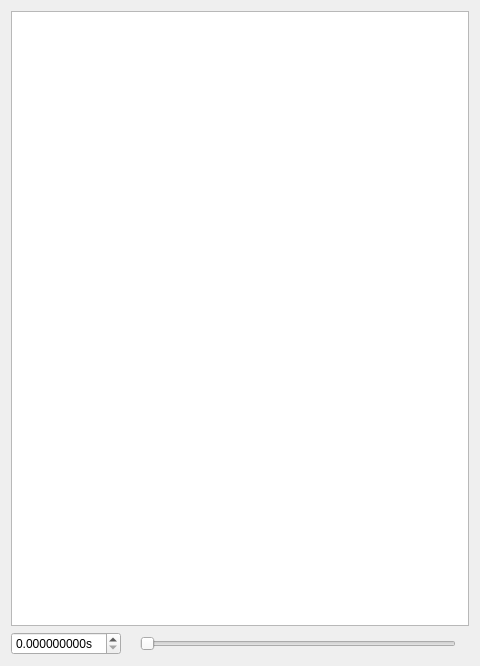
<?xml version="1.0" encoding="UTF-8"?>
<ui version="4.0">
 <class>BarDisplay</class>
 <widget class="QWidget" name="BarDisplay">
  <property name="geometry">
   <rect>
    <x>0</x>
    <y>0</y>
    <width>480</width>
    <height>666</height>
   </rect>
  </property>
  <property name="windowTitle">
   <string>Form</string>
  </property>
  <layout class="QVBoxLayout" name="verticalLayout" stretch="0,0">
   <item>
    <widget class="MinimalListWidget" name="channels"/>
   </item>
   <item>
    <layout class="QHBoxLayout" name="horizontalLayout_2" stretch="0,0,1,0">
     <item>
      <widget class="QDoubleSpinBox" name="timestamp">
       <property name="suffix">
        <string>s</string>
       </property>
       <property name="decimals">
        <number>9</number>
       </property>
       <property name="singleStep">
        <double>0.001000000000000</double>
       </property>
      </widget>
     </item>
     <item>
      <widget class="QLabel" name="min_t">
       <property name="text">
        <string/>
       </property>
      </widget>
     </item>
     <item>
      <widget class="QSlider" name="timestamp_slider">
       <property name="maximum">
        <number>99999</number>
       </property>
       <property name="orientation">
        <enum>Qt::Horizontal</enum>
       </property>
       <property name="invertedAppearance">
        <bool>false</bool>
       </property>
       <property name="invertedControls">
        <bool>false</bool>
       </property>
       <property name="tickPosition">
        <enum>QSlider::NoTicks</enum>
       </property>
       <property name="tickInterval">
        <number>1</number>
       </property>
      </widget>
     </item>
     <item>
      <widget class="QLabel" name="max_t">
       <property name="text">
        <string/>
       </property>
      </widget>
     </item>
    </layout>
   </item>
  </layout>
 </widget>
 <customwidgets>
  <customwidget>
   <class>MinimalListWidget</class>
   <extends>QListWidget</extends>
   <header>asammdf/gui/widgets/list.h</header>
  </customwidget>
 </customwidgets>
 <resources>
  <include location="resource.qrc"/>
 </resources>
 <connections/>
</ui>
